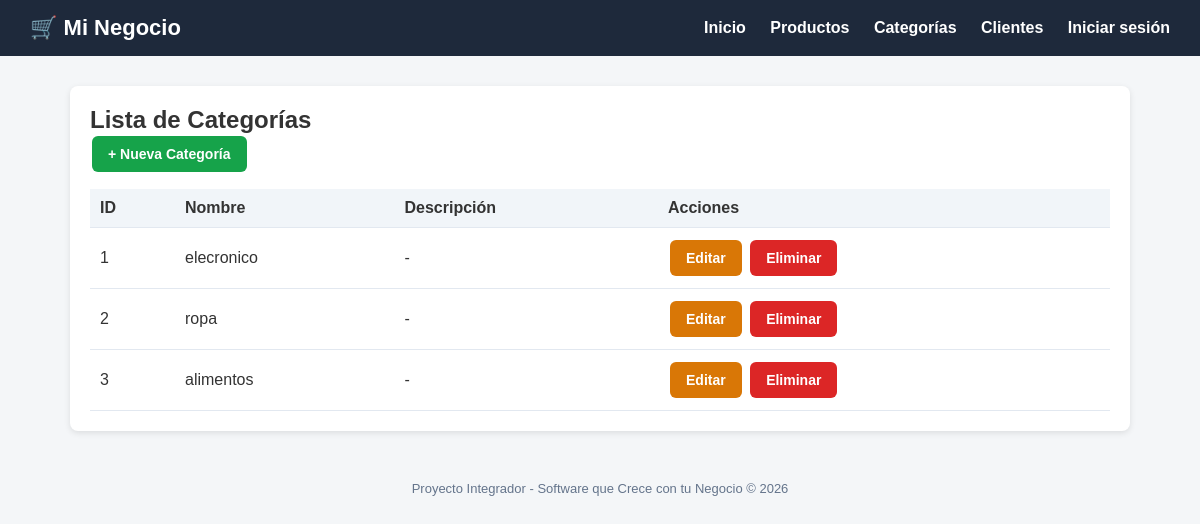
Page /categorias/ on the committed database.
### tienda/models.py (models this page shows, shortened)
class Categoria(models.Model):
    nombre = models.CharField(max_length=100)
    descripcion = models.TextField(blank=True, null=True)
    class Meta:
        verbose_name = "Categoria"
        verbose_name_plural = "Categorías"

### tienda/views.py (the view)
# urls.py: path('categorias/', views.lista_categorias, name='lista_categorias'),
def lista_categorias(request):
    categorias = Categoria.objects.all()
    return render(request, 'tienda/categorias/lista.html', {'categorias': categorias})

### tienda/templates/tienda/categorias/lista.html (shortened to what this page needs)
{% extends 'base.html' %}
{% block content %}
<div class="card">
    <h2>Lista de Categorías</h2>
    <a href="{% url 'crear_categoria' %}" class="btn btn-success">+ Nueva Categoría</a>
    <table>
        <thead>
            <tr><th>ID</th><th>Nombre</th><th>Descripción</th><th>Acciones</th></tr>
        </thead>
        <tbody>
            {% for categoria in categorias %}
            <tr>
                <td>{{ categoria.id }}</td>
                <td>{{ categoria.nombre }}</td>
                <td>{{ categoria.descripcion|default:"-" }}</td>
                <td>
                    <a href="{% url 'editar_categoria' categoria.pk %}" class="btn btn-warning">Editar</a>
                    <a href="{% url 'eliminar_categoria' categoria.pk %}" class="btn btn-danger">Eliminar</a>
                </td>
            </tr>
            {% empty %}
            <tr><td colspan="4">No hay categorías registradas.</td></tr>
            {% endfor %}
        </tbody>
    </table>
</div>
{% endblock %}

### templates/base.html (style rules this page uses)
* { margin: 0; padding: 0; box-sizing: border-box; }
body { font-family: Arial, sans-serif; background: #f4f6f8; color: #333; }
.card { background: #fff; border-radius: 8px; padding: 20px; box-shadow: 0 2px 6px rgba(0,0,0,0.1); margin-bottom: 20px; }
.btn { display: inline-block; padding: 10px 16px; border-radius: 6px; text-decoration: none; color: #fff; font-weight: bold; border: none; cursor: pointer; font-size: 14px; margin: 2px; }
.btn-success { background: #16a34a; }
.btn-danger { background: #dc2626; }
.btn-warning { background: #d97706; }
table { width: 100%; border-collapse: collapse; margin-top: 15px; }
th, td { padding: 10px; text-align: left; border-bottom: 1px solid #e2e8f0; }
th { background: #f1f5f9; }

### rows in the picture
Categoria: id "1", nombre "elecronico", descripcion "-"
Categoria: id "2", nombre "ropa", descripcion "-"
Categoria: id "3", nombre "alimentos", descripcion "-"
